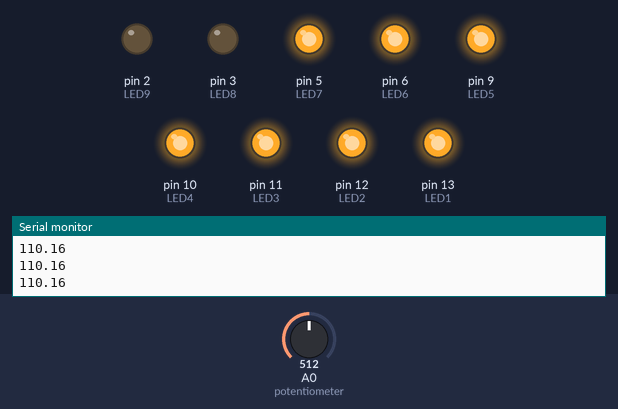
Bench run of a sketch on a simulated Arduino Uno, built with avr-gcc and run on an emulated ATmega328P. Parts: output pins drawn as LEDs (lit = HIGH), the last lines printed to the serial monitor. Inputs (shaded band) come from the test bench; at power-on: A0 (potentiometer) = 512.

Above: at 1.2 s.
1.3 s: A0 (potentiometer) set to 425
2.8 s: A0 (potentiometer) set to 400
At 4.0 s:
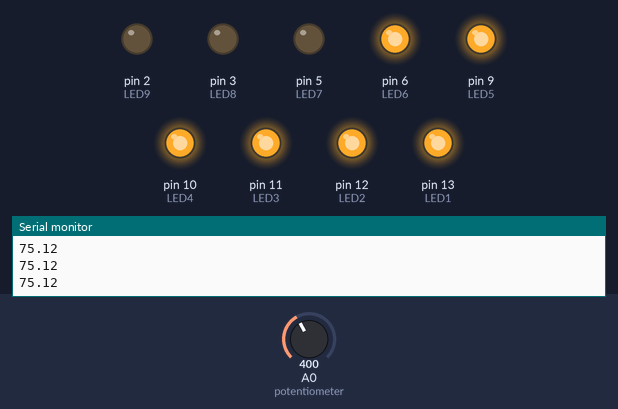
4.3 s: A0 (potentiometer) set to 376
At 5.4 s:
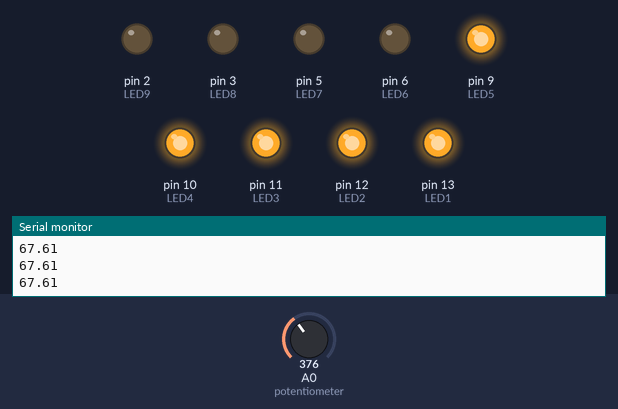
5.8 s: A0 (potentiometer) set to 345
At 6.5 s:
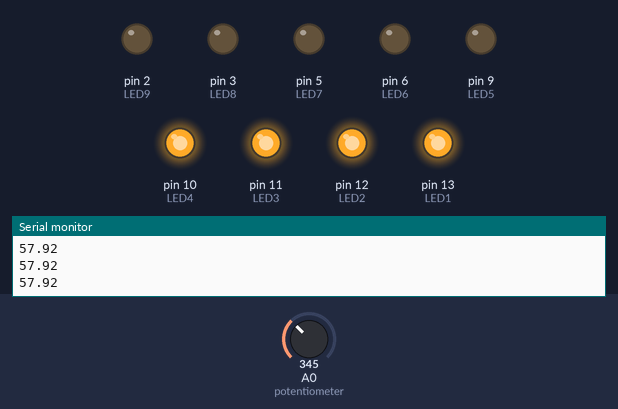
7.3 s: A0 (potentiometer) set to 122
At 7.7 s:
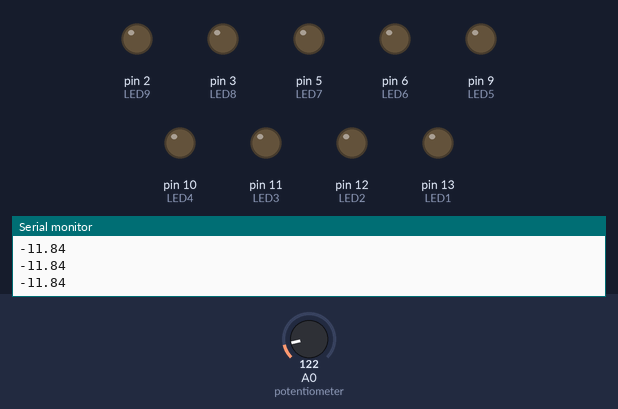
8.8 s: A0 (potentiometer) set to 306
At 9.9 s:
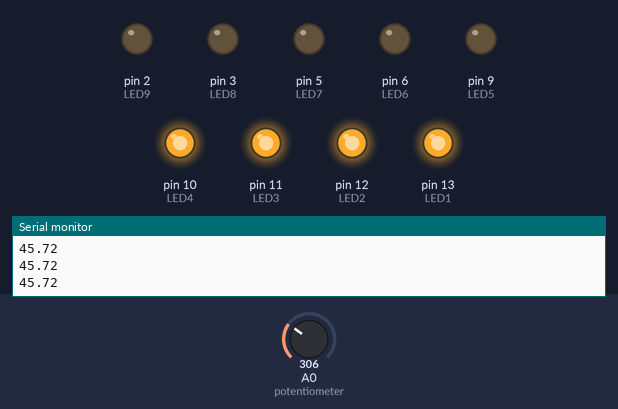
Timing chart, 0 to 11.3 s (numbered marks = the images above; inputs shaded):
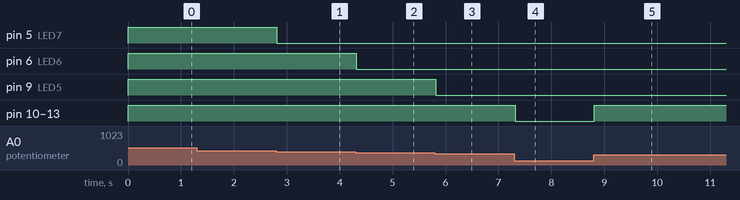

The sketch:

Huang_Tia_Final.ino
```cpp
int ThermistorPin = 0;
int Vo;
float R1 = 10000;

//declares all the888888 pin connections to the arduino board
const int LED1= 13;
const int LED2= 12;
const int LED3= 11;
const int LED4= 10;
const int LED5= 9;
const int LED6= 6;
const int LED7= 5;
const int LED8= 3;
const int LED9= 2;
const int LED10= 2;
const int potentiometer= A0;

float value=0;

//declares the LEDs as outputs and the potentiometer as inputs
//also creates a Serial Monitor so that we can see what the actually analog value is
void setup(void)
{
pinMode(LED1, OUTPUT);
pinMode(LED2, OUTPUT);
pinMode(LED3, OUTPUT);
pinMode(LED4, OUTPUT);
pinMode (LED5, OUTPUT);
pinMode (LED6, OUTPUT);
pinMode (LED7, OUTPUT);
pinMode (LED8, OUTPUT);
pinMode (LED9, OUTPUT);
pinMode (LED10, OUTPUT);
Serial.begin(9600);
// analogReference(EXTERNAL);

}

void loop()
{
value= analogRead(potentiometer);
value= (3200*value)/1023;
value= (value-500)/10;
Serial.println(value);

//all LEDs are off
if (value == 0)
{
digitalWrite (LED1, HIGH);
digitalWrite (LED2, HIGH);
digitalWrite (LED3, HIGH);
digitalWrite (LED4, HIGH);
digitalWrite (LED5, HIGH);
digitalWrite (LED6, HIGH);
digitalWrite (LED7, HIGH);
digitalWrite (LED8, HIGH);
digitalWrite (LED9, LOW);
digitalWrite (LED10, LOW);

  delay(5000);
}

//lights up 3 LED
if ((value >= 80))
{
digitalWrite (LED1, HIGH);
digitalWrite (LED2, HIGH);
digitalWrite (LED3, HIGH);
digitalWrite (LED4, HIGH);
digitalWrite (LED5, HIGH);
digitalWrite (LED6, HIGH);
digitalWrite (LED7, HIGH);
digitalWrite (LED8, LOW);
digitalWrite (LED9, LOW);
digitalWrite (LED10, LOW);
}

//lights up 4 LEDs
if ((value >= 70) && (value < 80))
{
digitalWrite (LED1, HIGH);
digitalWrite (LED2, HIGH);
digitalWrite (LED3, HIGH);
digitalWrite (LED4, HIGH);
digitalWrite (LED5, HIGH);
digitalWrite (LED6, HIGH);
digitalWrite (LED7, LOW);
digitalWrite (LED8, LOW);
digitalWrite (LED9, LOW);
digitalWrite (LED10, LOW);
}

//lights up 5 LEDs
if ((value >= 60) && (value < 70))
{
digitalWrite (LED1, HIGH);
digitalWrite (LED2, HIGH);
digitalWrite (LED3, HIGH);
digitalWrite (LED4, HIGH);
digitalWrite (LED5, HIGH);
digitalWrite (LED6, LOW);
digitalWrite (LED7, LOW);
digitalWrite (LED8, LOW);
digitalWrite (LED9, LOW);
digitalWrite (LED10, LOW);
}

//lights up 6 LEDs
if ((value >= 45) && (value < 60))
{
digitalWrite (LED1, HIGH);
digitalWrite (LED2, HIGH);
digitalWrite (LED3, HIGH);
digitalWrite (LED4, HIGH);
digitalWrite (LED5, LOW);
digitalWrite (LED6, LOW);
digitalWrite (LED7, LOW);
digitalWrite (LED8, LOW);
digitalWrite (LED9, LOW);
digitalWrite (LED10, LOW);
}

//lights up 8 LEDs
if ((value >= 30) && (value < 45))
{
digitalWrite (LED1, HIGH);
digitalWrite (LED2, HIGH);
digitalWrite (LED3, HIGH);
digitalWrite (LED4, LOW);
digitalWrite (LED5, LOW);
digitalWrite (LED6, LOW);
digitalWrite (LED7, LOW);
digitalWrite (LED8, LOW);
digitalWrite (LED9, LOW);
digitalWrite (LED10, LOW);
}

//lights up 10 LEDs
if ((value < 30))
{
digitalWrite (LED1, LOW);
digitalWrite (LED2, LOW);
digitalWrite (LED3, LOW);
digitalWrite (LED4, LOW);
digitalWrite (LED5, LOW);
digitalWrite (LED6, LOW);
digitalWrite (LED7, LOW);
digitalWrite (LED8, LOW);
digitalWrite (LED9, LOW);
digitalWrite (LED10, LOW);
}
}
```

Measured:
- the behaviour switches between 416 and 415 on A0 (potentiometer) (found by bisection; images 0 and 1)
- the behaviour switches between 384 and 383 on A0 (potentiometer) (found by bisection; images 1 and 2)
- the behaviour switches between 352 and 351 on A0 (potentiometer) (found by bisection; images 2 and 3)
- after the input at 2.8 s, pin 5 (LED7): HIGH → LOW at once
- after the input at 4.3 s, pin 6 (LED6): HIGH → LOW at once
- after the input at 5.8 s, pin 9 (LED5): HIGH → LOW at once
- after the input at 7.3 s, pin 10 (LED4), pin 11 (LED3), pin 12 (LED2), pin 13 (LED1): HIGH → LOW at once
- after the input at 8.8 s, pin 10 (LED4), pin 11 (LED3), pin 12 (LED2), pin 13 (LED1): LOW → HIGH at once
